Frame 1 (no input): blank canvas, image omitted
Frame 60 (the mouse pressed at the canvas centre just before this capture): blank canvas, image omitted
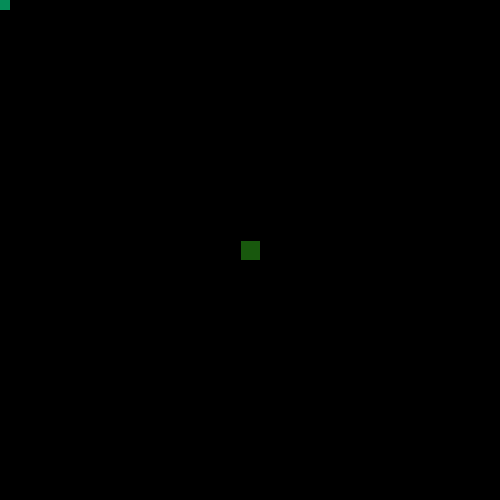
Frame 120 (the mouse held since frame 60 and released just before this capture)

The Processing sketch whose frames 1 and 60 were blank and that drew this single picture after the mouse press (run headless with seeded random() and noise(); from frame 60 on, the mouse is pressed at the canvas centre):

// Processing sketch: H12_Opd_3
// ── H12_Opd_3.pde
import java.util.Random;

void setup(){
size(500,500);
background(0);

}
void draw(){

  
  Random rand = new Random();
   
  fill(rand.nextInt(255),rand.nextInt(255),rand.nextInt(255));
  rect(mouseX - 10,mouseY - 10,20,20);

}
